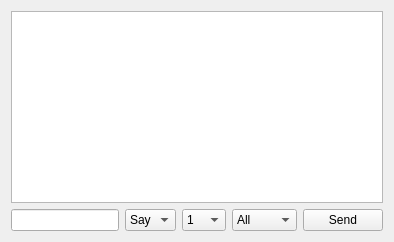
     <widget class="QWidget" name="tab_ch">
      <attribute name="title">
       <string>Chat</string>
      </attribute>
      <layout class="QGridLayout" name="gridLayout_18">
       <item row="0" column="0">
        <widget class="QTextEdit" name="textEdit_ch_output">
         <property name="locale">
          <locale language="English" country="UnitedStates"/>
         </property>
         <property name="readOnly">
          <bool>true</bool>
         </property>
         <property name="html">
          <string notr="true">&lt;!DOCTYPE HTML PUBLIC &quot;-//W3C//DTD HTML 4.0//EN&quot; &quot;http://www.w3.org/TR/REC-html40/strict.dtd&quot;&gt;
&lt;html&gt;&lt;head&gt;&lt;meta name=&quot;qrichtext&quot; content=&quot;1&quot; /&gt;&lt;style type=&quot;text/css&quot;&gt;
p, li { white-space: pre-wrap; }
&lt;/style&gt;&lt;/head&gt;&lt;body style=&quot; font-family:'MS Shell Dlg 2'; font-size:8.25pt; font-weight:400; font-style:normal;&quot;&gt;
&lt;p style=&quot;-qt-paragraph-type:empty; margin-top:0px; margin-bottom:0px; margin-left:0px; margin-right:0px; -qt-block-indent:0; text-indent:0px; font-family:'Ubuntu'; font-size:11pt;&quot;&gt;&lt;br /&gt;&lt;/p&gt;&lt;/body&gt;&lt;/html&gt;</string>
         </property>
        </widget>
       </item>
       <item row="1" column="0">
        <layout class="QHBoxLayout" name="horizontalLayout_15">
         <item>
          <widget class="QLineEdit" name="lineEdit_ch_input">
           <property name="locale">
            <locale language="English" country="UnitedStates"/>
           </property>
          </widget>
         </item>
         <item>
          <widget class="QComboBox" name="comboBox_ch_type">
           <property name="locale">
            <locale language="English" country="UnitedStates"/>
           </property>
           <item>
            <property name="text">
             <string>Say</string>
            </property>
           </item>
           <item>
            <property name="text">
             <string>Yell</string>
            </property>
           </item>
          </widget>
         </item>
         <item>
          <widget class="QComboBox" name="comboBox_ch_duration">
           <property name="locale">
            <locale language="English" country="UnitedStates"/>
           </property>
           <item>
            <property name="text">
             <string>1</string>
            </property>
           </item>
           <item>
            <property name="text">
             <string>2</string>
            </property>
           </item>
           <item>
            <property name="text">
             <string>3</string>
            </property>
           </item>
           <item>
            <property name="text">
             <string>4</string>
            </property>
           </item>
           <item>
            <property name="text">
             <string>5</string>
            </property>
           </item>
           <item>
            <property name="text">
             <string>6</string>
            </property>
           </item>
           <item>
            <property name="text">
             <string>7</string>
            </property>
           </item>
           <item>
            <property name="text">
             <string>8</string>
            </property>
           </item>
           <item>
            <property name="text">
             <string>9</string>
            </property>
           </item>
           <item>
            <property name="text">
             <string>10</string>
            </property>
           </item>
           <item>
            <property name="text">
             <string>11</string>
            </property>
           </item>
           <item>
            <property name="text">
             <string>12</string>
            </property>
           </item>
           <item>
            <property name="text">
             <string>13</string>
            </property>
           </item>
           <item>
            <property name="text">
             <string>14</string>
            </property>
           </item>
           <item>
            <property name="text">
             <string>15</string>
            </property>
           </item>
           <item>
            <property name="text">
             <string>16</string>
            </property>
           </item>
           <item>
            <property name="text">
             <string>17</string>
            </property>
           </item>
           <item>
            <property name="text">
             <string>18</string>
            </property>
           </item>
           <item>
            <property name="text">
             <string>19</string>
            </property>
           </item>
           <item>
            <property name="text">
             <string>20</string>
            </property>
           </item>
          </widget>
         </item>
         <item>
          <widget class="QComboBox" name="comboBox_ch_target">
           <property name="locale">
            <locale language="English" country="UnitedStates"/>
           </property>
           <item>
            <property name="text">
             <string>All</string>
            </property>
           </item>
           <item>
            <property name="text">
             <string>Team</string>
            </property>
           </item>
           <item>
            <property name="text">
             <string>Squad</string>
            </property>
           </item>
          </widget>
         </item>
         <item>
          <widget class="QPushButton" name="pushButton_ch_send">
           <property name="locale">
            <locale language="English" country="UnitedStates"/>
           </property>
           <property name="text">
            <string>Send</string>
           </property>
          </widget>
         </item>
        </layout>
       </item>
      </layout>
     </widget>
